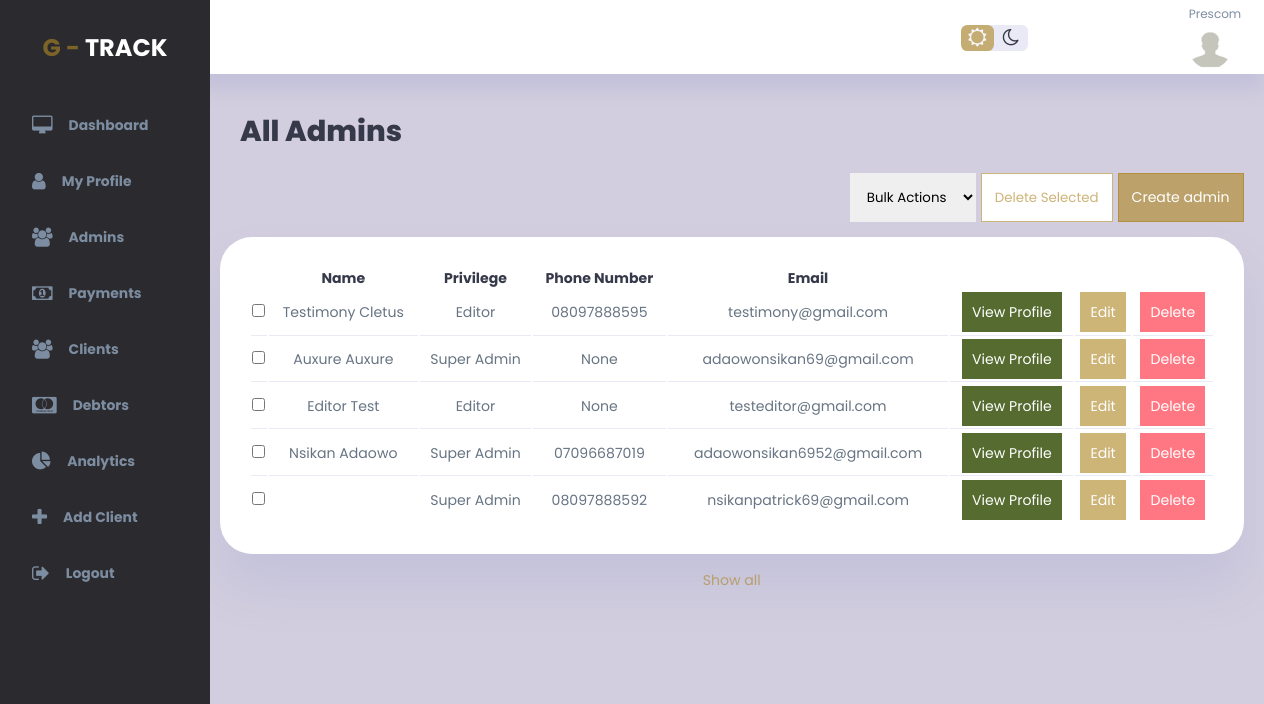
The app's page /admins (signed in), older data.
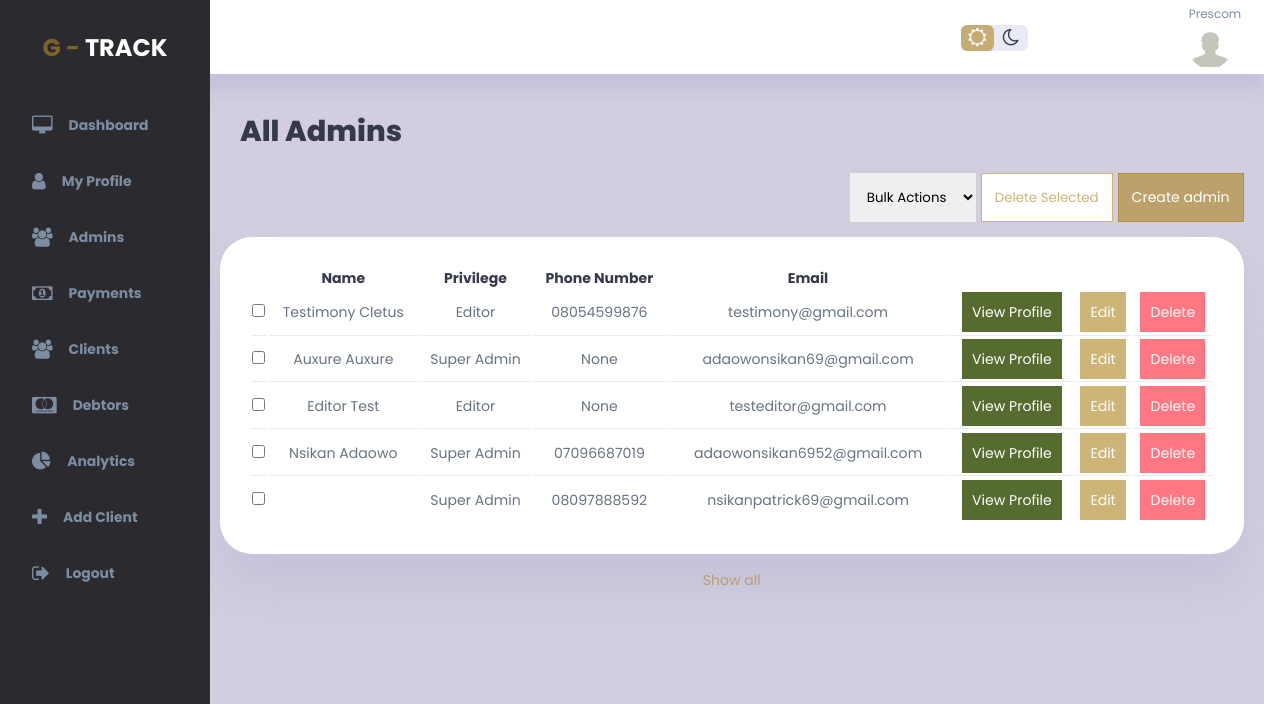
The same page, newer data.
### gtrack_app/models.py (models this page shows, shortened)
class UserProfile(models.Model):
    user = models.OneToOneField(User, null=True, on_delete=models.CASCADE)
    address = models.CharField(max_length=65, null=True, blank=True) #can also stand as the office address for the client
    phone = models.CharField(max_length=65, null=True, blank=True)
    privilege = models.CharField(max_length=50, null=True, blank=True)
    ip_address = models.CharField(max_length=50, null=True, blank=True)
    profile_pic = models.FileField(null=True, blank=True, upload_to="uploads/profile_pictures", validators = [FileExtensionValidator(allowed_extensions=['jpg','jpeg','png'])])
    state_country = models.CharField(max_length=65, null=True, blank=True)
    contact_person = models.CharField(max_length=65, null=True, blank=True)
    contact_person_phone = models.CharField(max_length=65, null=True, blank=True)

### gtrack_app/views.py (the view)
# urls.py: path('admins', views.admins, name='admins'),
@login_required
def admins(request):
    current_user = request.user
    all_admins = User.objects.filter(Q(is_superuser=True) | Q(is_staff=True)).exclude(pk=current_user.pk).order_by('date_joined').reverse()
    all_admins_profiles = UserProfile.objects.all
    return render(request, 'admins_dashboard/admins/admins.html', {'admins': all_admins, 'admin_profiles': all_admins_profiles})

### templates/admins_dashboard/admins/admins.html (shortened to what the changed rows need)
{% extends 'base.html' %}
{% block content %}
{% load static %}
<div class="wrapper">
    <div class="main-container">
        <div class="panel">
            <main>
                <h1 class="panel-label">All Admins</h1>
                <div class="panel-body">
                    <form method="post" action="{% url 'batch_delete_admins' %}">
                        <div class="admin-panel">
                            <table>
                                <thead>
                                    <tr>
                                        <th></th>
                                        <th>Name</th>
                                        <th>Privilege</th>
                                        <th>Phone Number</th>
                                        <th>Email</th>
                                    </tr>
                                </thead>
                                <tbody>
                                    {% for admin in admins %}
                                    <tr>
                                        {% for admin_profile in admin_profiles %}
                                        {% if admin_profile.user_id == admin.id %}
                                        <td><input type="checkbox" value="{{admin.id}}" name="select_delete"></td>
                                        <td>{{ admin.first_name }}  {{ admin.last_name }}</td>
                                        {% if admin.is_superuser and admin.is_staff %}
                                        <td>Super Admin</td>
                                        {% else %}
                                        <td>Editor</td>
                                        {% endif %}
                                        <td>{{ admin_profile.phone }}</td>
                                        <td>{{ admin.email }}</td>
                                        <td><a class="portfolio-btn"
                                            href="{% url 'view_details' user_id=admin.id %}">View Profile</a></td>
                                        <td><a class="primary-btn"
                                                href="{% url 'edit_admin' user_id=admin.id %}">Edit</a></td>
                                        <td><a class="danger-btn" href="{% url 'delete_admin' user_id=admin.id %}"
                                                onclick="return confirm('Are you sure you want to delete this record?')">Delete</a>
                                        </td>
                                        {% endif %}
                                        {% endfor %}
                                    </tr>
                                    {% endfor %}
                                </tbody>
                            </table>
                        </div>
                    </form>
                </div>
            </main>
        </div>
    </div>
</div>
{% endblock %}

Row changes from the older to the newer data that the page shows:
changed UserProfile (number 1 of 5 on the later page): phone "08097888595" → "08054599876"
